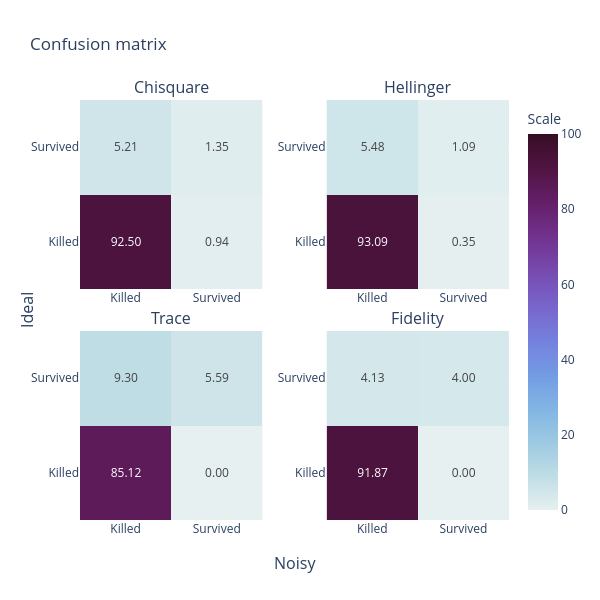

The cell this chart's notebook holds for it:
### Code cell
fig = make_subplots(rows=2, cols=2,
                    subplot_titles=('Chisquare', 'Hellinger', 'Trace', 'Fidelity'), x_title='Noisy', y_title='Ideal', horizontal_spacing=0.15,vertical_spacing=0.1)
# Define a function to create a heatmap with annotations
def create_heatmap(data, row, col, showscale):
    fig.add_trace(
        go.Heatmap(
            z=data,
            text=data,  # Use the same data for annotations
            colorscale='Dense',
            colorbar=dict(title='Scale'),
            zmin=0, zmax=100,
            showscale=showscale,
            texttemplate='%{text:.2f}',  # Format the text annotations
            textfont=dict(size=12)
        ),
        row=row, col=col
    )
    
    fig.update_xaxes(tickvals=[0, 1], ticktext=['Killed', 'Survived'], row=row, col=col)
    fig.update_yaxes(tickvals=[0, 1], ticktext=['Killed', 'Survived'], row=row, col=col)

# Add heatmaps to subplots
create_heatmap(confusion_matrix_chisquare, row=1, col=1, showscale=True)
create_heatmap(confusion_matrix_hellinger, row=1, col=2, showscale=False)
create_heatmap(confusion_matrix_trace, row=2, col=1, showscale=False)
create_heatmap(confusion_matrix_fidelity, row=2, col=2, showscale=False)

fig.update_layout(
    title_text='Confusion matrix',
    height=600,
    width=600,
    showlegend=False
)

fig.show()

### Figure 1 — Plotly figure (JSON) as saved in the notebook; plotly's stock layout.template omitted (floating-point values rounded to 4 significant figures)
{"data": [{"colorbar": {"title": {"text": "Scale"}}, "colorscale": [[0.0, "rgb(230, 240, 240)"], [0.09091, "rgb(191, 221, 229)"], [0.1818, "rgb(156, 201, 226)"], [0.2727, "rgb(129, 180, 227)"], [0.3636, "rgb(115, 154, 228)"], [0.4545, "rgb(117, 127, 221)"], [0.5455, "rgb(120, 100, 202)"], [0.6364, "rgb(119, 74, 175)"], [0.7273, "rgb(113, 50, 141)"], [0.8182, "rgb(100, 31, 104)"], [0.9091, "rgb(80, 20, 66)"], [1.0, "rgb(54, 14, 36)"]], "showscale": true, "text": [[92.5, 0.9441], [5.213, 1.348]], "textfont": {"size": 12}, "texttemplate": "%{text:.2f}", "z": [[92.5, 0.9441], [5.213, 1.348]], "zmax": 100, "zmin": 0, "type": "heatmap", "xaxis": "x", "yaxis": "y"}, {"colorbar": {"title": {"text": "Scale"}}, "colorscale": [[0.0, "rgb(230, 240, 240)"], [0.09091, "rgb(191, 221, 229)"], [0.1818, "rgb(156, 201, 226)"], [0.2727, "rgb(129, 180, 227)"], [0.3636, "rgb(115, 154, 228)"], [0.4545, "rgb(117, 127, 221)"], [0.5455, "rgb(120, 100, 202)"], [0.6364, "rgb(119, 74, 175)"], [0.7273, "rgb(113, 50, 141)"], [0.8182, "rgb(100, 31, 104)"], [0.9091, "rgb(80, 20, 66)"], [1.0, "rgb(54, 14, 36)"]], "showscale": false, "text": [[93.09, 0.3457], [5.479, 1.086]], "textfont": {"size": 12}, "texttemplate": "%{text:.2f}", "z": [[93.09, 0.3457], [5.479, 1.086]], "zmax": 100, "zmin": 0, "type": "heatmap", "xaxis": "x2", "yaxis": "y2"}, {"colorbar": {"title": {"text": "Scale"}}, "colorscale": [[0.0, "rgb(230, 240, 240)"], [0.09091, "rgb(191, 221, 229)"], [0.1818, "rgb(156, 201, 226)"], [0.2727, "rgb(129, 180, 227)"], [0.3636, "rgb(115, 154, 228)"], [0.4545, "rgb(117, 127, 221)"], [0.5455, "rgb(120, 100, 202)"], [0.6364, "rgb(119, 74, 175)"], [0.7273, "rgb(113, 50, 141)"], [0.8182, "rgb(100, 31, 104)"], [0.9091, "rgb(80, 20, 66)"], [1.0, "rgb(54, 14, 36)"]], "showscale": false, "text": [[85.12, 0.0], [9.3, 5.585]], "textfont": {"size": 12}, "texttemplate": "%{text:.2f}", "z": [[85.12, 0.0], [9.3, 5.585]], "zmax": 100, "zmin": 0, "type": "heatmap", "xaxis": "x3", "yaxis": "y3"}, {"colorbar": {"title": {"text": "Scale"}}, "colorscale": [[0.0, "rgb(230, 240, 240)"], [0.09091, "rgb(191, 221, 229)"], [0.1818, "rgb(156, 201, 226)"], [0.2727, "rgb(129, 180, 227)"], [0.3636, "rgb(115, 154, 228)"], [0.4545, "rgb(117, 127, 221)"], [0.5455, "rgb(120, 100, 202)"], [0.6364, "rgb(119, 74, 175)"], [0.7273, "rgb(113, 50, 141)"], [0.8182, "rgb(100, 31, 104)"], [0.9091, "rgb(80, 20, 66)"], [1.0, "rgb(54, 14, 36)"]], "showscale": false, "text": [[91.87, 0.0], [4.131, 3.998]], "textfont": {"size": 12}, "texttemplate": "%{text:.2f}", "z": [[91.87, 0.0], [4.131, 3.998]], "zmax": 100, "zmin": 0, "type": "heatmap", "xaxis": "x4", "yaxis": "y4"}], "layout": {"xaxis": {"anchor": "y", "domain": [0.0, 0.425], "tickvals": [0, 1], "ticktext": ["Killed", "Survived"]}, "yaxis": {"anchor": "x", "domain": [0.55, 1.0], "tickvals": [0, 1], "ticktext": ["Killed", "Survived"]}, "xaxis2": {"anchor": "y2", "domain": [0.575, 1.0], "tickvals": [0, 1], "ticktext": ["Killed", "Survived"]}, "yaxis2": {"anchor": "x2", "domain": [0.55, 1.0], "tickvals": [0, 1], "ticktext": ["Killed", "Survived"]}, "xaxis3": {"anchor": "y3", "domain": [0.0, 0.425], "tickvals": [0, 1], "ticktext": ["Killed", "Survived"]}, "yaxis3": {"anchor": "x3", "domain": [0.0, 0.45], "tickvals": [0, 1], "ticktext": ["Killed", "Survived"]}, "xaxis4": {"anchor": "y4", "domain": [0.575, 1.0], "tickvals": [0, 1], "ticktext": ["Killed", "Survived"]}, "yaxis4": {"anchor": "x4", "domain": [0.0, 0.45], "tickvals": [0, 1], "ticktext": ["Killed", "Survived"]}, "annotations": [{"font": {"size": 16}, "showarrow": false, "text": "Chisquare", "x": 0.2125, "xanchor": "center", "xref": "paper", "y": 1.0, "yanchor": "bottom", "yref": "paper"}, {"font": {"size": 16}, "showarrow": false, "text": "Hellinger", "x": 0.7875, "xanchor": "center", "xref": "paper", "y": 1.0, "yanchor": "bottom", "yref": "paper"}, {"font": {"size": 16}, "showarrow": false, "text": "Trace", "x": 0.2125, "xanchor": "center", "xref": "paper", "y": 0.45, "yanchor": "bottom", "yref": "paper"}, {"font": {"size": 16}, "showarrow": false, "text": "Fidelity", "x": 0.7875, "xanchor": "center", "xref": "paper", "y": 0.45, "yanchor": "bottom", "yref": "paper"}, {"font": {"size": 16}, "showarrow": false, "text": "Noisy", "x": 0.5, "xanchor": "center", "xref": "paper", "y": 0, "yanchor": "top", "yref": "paper", "yshift": -30}, {"font": {"size": 16}, "showarrow": false, "text": "Ideal", "textangle": -90, "x": 0, "xanchor": "right", "xref": "paper", "xshift": -40, "y": 0.5, "yanchor": "middle", "yref": "paper"}], "title": {"text": "Confusion matrix"}, "height": 600, "width": 600, "showlegend": false}}
